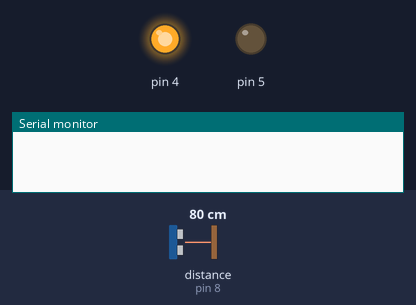
Simulated run of this sketch. Board: Arduino Uno, built with avr-gcc and run on an emulated ATmega328P. On the bench: output pins drawn as LEDs (lit = HIGH), the last lines printed to the serial monitor. The test bench sets the inputs (shaded band); at power-on: distance to the obstacle (sensor on pin 8) 80 cm. The echo pulse lasts 58.3 µs per cm; pins used as bus, display or sensor lines are not drawn.

Above: at 1.8 s.
1.9 s: distance to the obstacle (sensor on pin 8) set to 4 cm
3.4 s: distance to the obstacle (sensor on pin 8) set to 2 cm
At 4.7 s:
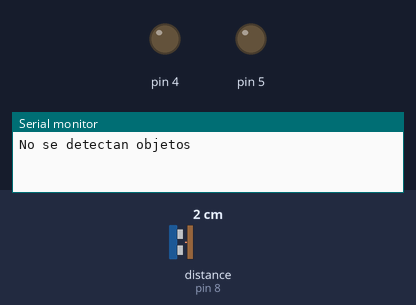
5.5 s: distance to the obstacle (sensor on pin 8) set to 120 cm
At 6.5 s:
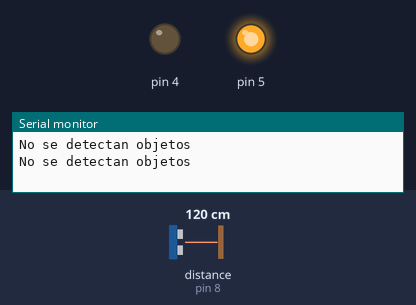
7.5 s: distance to the obstacle (sensor on pin 8) set to 105 cm
9.2 s: distance to the obstacle (sensor on pin 8) set to 98 cm
At 10.6 s:
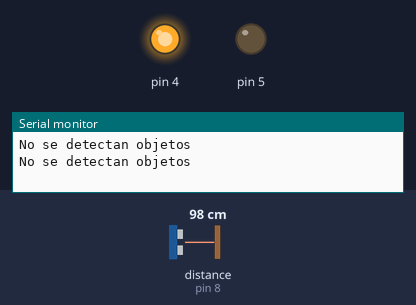
11.5 s: distance to the obstacle (sensor on pin 8) set to 250 cm
At 12.9 s:
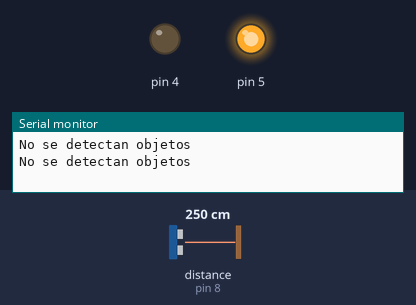
Timing chart, 0 to 14.5 s (numbered marks = the images above; inputs shaded):
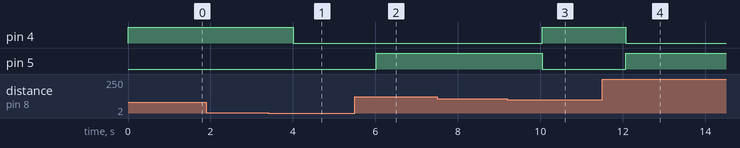

Measured:
- the behaviour switches between 3 and 2 cm on distance to the obstacle (sensor on pin 8) (found by bisection; images 0 and 1)
- the behaviour switches between 101 and 100 cm on distance to the obstacle (sensor on pin 8) (found by bisection; images 2 and 3)
- after the input at 1.9 s, every drawn part: stays the same
- after the input at 3.4 s, pin 4: HIGH → LOW after 0.61 s
- after the input at 5.5 s, pin 5: LOW → HIGH after 0.52 s
- after the input at 7.5 s, every drawn part: stays the same
- after the input at 9.2 s, pin 4: LOW → HIGH after 0.85 s; pin 5: HIGH → LOW after 0.85 s
- after the input at 11.5 s, pin 4: HIGH → LOW after 0.57 s; pin 5: LOW → HIGH after 0.57 s

The sketch:

clase5_desafio6.ino
```cpp
long d;
long t;

void setup() {
  // put your setup code here, to run once:
  Serial.begin(9600);
  pinMode(9,OUTPUT);
  pinMode(8,INPUT);
  pinMode(4,OUTPUT);
  pinMode(5,OUTPUT);

}

void loop() {
  // put your main code here, to run repeatedly:
  digitalWrite(9,LOW);
  delayMicroseconds(5);
  digitalWrite(9,HIGH);
  delayMicroseconds(10);
  digitalWrite(9,LOW);

  t = pulseIn(8,HIGH);
  d = int(t*0.017);
  if (d>300 || d<2){
    Serial.println("No se detectan objetos");
    digitalWrite(4,LOW);
    digitalWrite(5,LOW);
    d=300;
  }
  else if (d<100){
    digitalWrite(4,HIGH);
    digitalWrite(5,LOW);
  }
  else {
    digitalWrite(5,HIGH);
    digitalWrite(4,LOW);
  }
  delay(1000);

}
```
